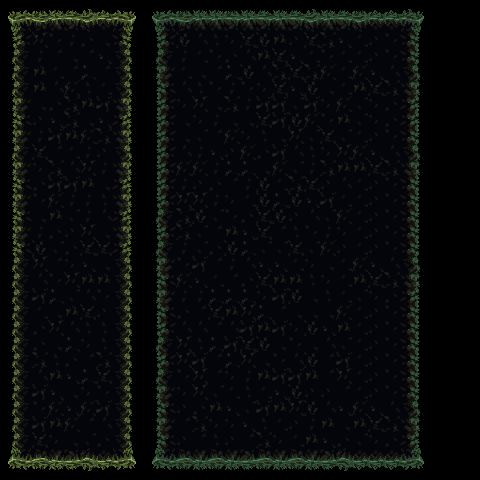

Tiled map render using the project's own tile images. Description and the whole map definition, tile-layer contents included, below:
An orthogonal 30x30 tile map with 16x16 px tiles, 1 tile layer (타일 레이어 1).

<map version="1.10" tiledversion="1.10.2" orientation="orthogonal" renderorder="right-down" width="30" height="30" tilewidth="16" tileheight="16" infinite="0" nextlayerid="2" nextobjectid="1">
 <tileset firstgid="1" source="wall.tsx" />
 <layer id="1" name="타일 레이어 1" width="30" height="30">
  <data encoding="csv">
393,394,395,396,397,398,399,400,401,407,408,409,410,410,409,410,411,410,411,412,410,411,409,413,413,412,415,0,0,0,
421,422,423,424,425,426,427,428,429,435,436,437,438,438,439,438,439,438,439,440,438,439,440,441,441,442,443,0,0,0,
449,450,479,455,536,539,535,456,457,463,464,521,497,466,552,524,521,523,468,524,525,496,467,468,469,470,471,0,0,0,
477,478,536,451,535,451,482,484,485,491,492,550,467,469,553,497,523,524,496,467,469,467,467,468,469,470,471,0,0,0,
477,478,509,453,451,480,451,484,485,519,520,467,549,465,494,521,497,525,524,525,495,467,495,496,497,498,499,0,0,0,
477,478,509,483,481,452,453,484,485,547,548,497,466,469,550,469,552,524,496,521,549,467,523,524,525,526,527,0,0,0,
505,506,535,539,511,509,508,512,513,463,464,552,493,549,525,550,522,522,551,522,552,495,551,552,553,554,555,0,0,0,
533,534,454,482,511,535,482,540,541,463,464,549,552,550,549,549,524,522,521,495,469,523,551,552,553,554,555,0,0,0,
505,506,536,508,509,481,511,512,513,463,464,549,551,465,495,552,466,549,493,551,524,551,467,468,469,470,471,0,0,0,
477,478,510,451,453,536,454,484,485,463,464,497,550,496,468,495,553,522,497,466,552,493,495,496,497,498,499,0,0,0,
505,506,538,511,483,479,536,512,513,463,464,495,495,550,494,494,549,495,551,550,525,523,523,524,525,526,527,0,0,0,
533,534,539,508,508,509,535,540,541,463,464,550,468,553,465,550,521,467,525,524,468,497,467,468,469,470,471,0,0,0,
505,506,455,481,536,536,452,512,513,463,464,493,493,550,552,467,521,494,521,496,522,467,467,468,469,470,471,0,0,0,
533,534,535,509,537,536,483,540,541,491,492,525,521,551,469,553,524,521,468,497,551,495,467,468,469,470,471,0,0,0,
505,506,536,539,454,479,535,512,513,463,464,525,551,465,523,496,524,465,466,469,550,552,467,468,469,470,471,0,0,0,
533,534,507,537,539,510,510,540,541,491,492,550,551,553,521,494,551,551,524,551,495,468,467,468,469,470,471,0,0,0,
477,478,479,451,538,482,535,484,485,519,520,469,522,465,550,497,496,496,467,552,549,467,495,496,497,498,499,0,0,0,
477,478,483,455,479,509,509,484,485,547,548,495,496,467,465,553,524,523,523,466,552,467,523,524,525,526,527,0,0,0,
477,478,508,480,537,483,455,484,485,519,520,550,550,494,494,494,552,522,521,549,466,467,551,552,553,554,555,0,0,0,
477,478,453,535,509,510,454,484,485,547,548,553,465,524,523,493,494,465,549,549,549,495,467,468,469,470,471,0,0,0,
477,478,539,479,483,452,452,484,485,463,464,497,497,465,497,522,523,522,552,521,496,523,467,468,469,470,471,0,0,0,
477,478,539,535,480,538,452,484,485,491,492,493,466,494,522,524,521,549,469,549,497,551,467,468,469,470,471,0,0,0,
477,478,511,452,539,451,511,484,485,463,464,493,522,465,494,493,549,469,497,521,465,522,467,468,469,470,471,0,0,0,
477,478,483,509,482,480,510,484,485,491,492,469,493,465,552,550,523,522,522,523,465,493,467,468,469,470,471,0,0,0,
477,478,508,482,535,538,455,484,485,519,520,552,493,551,467,466,467,496,521,468,468,465,467,468,469,470,471,0,0,0,
477,478,455,481,482,481,508,484,485,547,548,468,553,523,496,551,522,523,493,521,497,496,495,496,497,498,499,0,0,0,
477,478,508,509,481,451,483,484,485,519,520,465,525,552,552,496,466,467,468,550,523,549,523,524,525,526,527,0,0,0,
477,478,510,538,535,537,539,484,485,547,548,468,465,466,468,465,525,552,467,523,496,553,551,552,553,554,555,0,0,0,
561,562,563,564,565,566,567,568,569,575,576,577,578,577,578,579,577,578,577,578,579,580,581,581,581,582,583,0,0,0,
589,590,591,592,593,594,595,596,597,603,604,605,606,605,606,607,605,606,605,606,607,608,609,609,609,610,611,0,0,0
</data>
 </layer>
</map>
